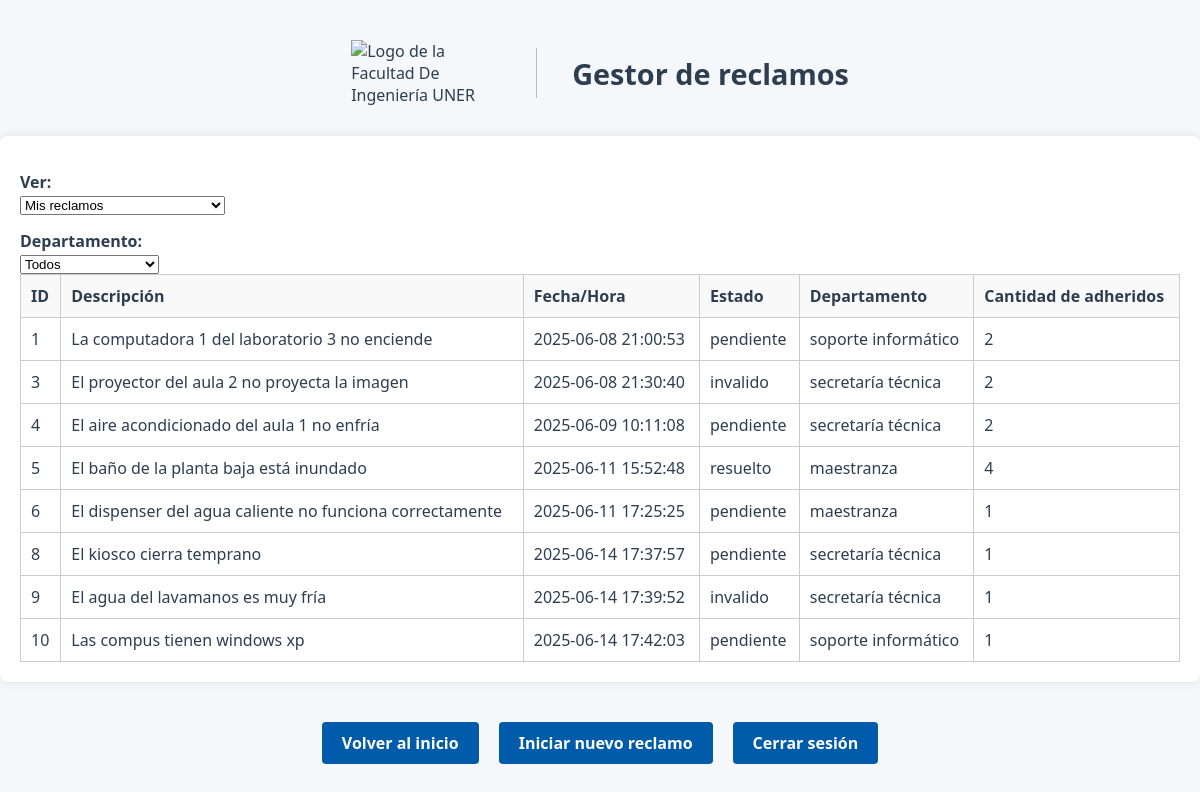
The page /listarReclamos (signed in) on the database its author committed.
### modules/modelosDTO.py (models this page shows, shortened)
class ModeloReclamo(Base):
    __tablename__ = 'Reclamos'
    id = Column(Integer(), primary_key=True, autoincrement=True)
    idUsuario = Column(Integer, ForeignKey('Usuarios.id'), nullable=False)
    fechaYHora = Column(String(50), nullable=False)  # Formato de fecha y hora
    estado = Column(String(20), nullable=False, default='pendiente')
    tiempoResolucion = Column(Integer, nullable=True, default=None)
    departamento = Column(String(20), nullable=False)
    numeroAdheridos = Column(Integer, nullable=False, default=0)
    descripcion = Column(Text, nullable=False)
    imagen = Column(String(255), nullable=True)
    usuariosAdheridos = relationship(
        "ModeloUsuario",
        secondary=asociacion_usuarios_adheridos,
        backref="reclamosAdheridos"
    ) #como definimos backref no hace falta poner la relacion inversa

### server.py (the view)
@app.route("/listarReclamos", methods=["GET", "POST"])
@login_required
def listarReclamos():
    username = current_user.nombre
    idUsuario = current_user.id
    filtroUsuario = request.form.get("filtroUsuario", "mios")
    filtroDepartamento = request.form.get("filtroDepartamento", "todos")
    if filtroUsuario == "todos":
        reclamosFiltrados = repoReclamo.obtenerRegistrosFiltro("estado", "pendiente")
    elif filtroUsuario == "mios":
        reclamosMios = repoReclamo.obtenerRegistrosFiltro("idUsuario", idUsuario)
        todosReclamos = repoReclamo.obtenerRegistrosTotales()
        reclamosAdheridos = [r for r in todosReclamos if idUsuario in r.usuariosAdheridos]
        reclamosFiltrados = list({r.id: r for r in reclamosMios + reclamosAdheridos}.values())
    if filtroDepartamento != "todos":
        reclamosFiltrados = [
            r for r in reclamosFiltrados if r.departamento == filtroDepartamento
        ]
    return render_template(
        "listarReclamos.html",
        reclamos=reclamosFiltrados,
        username=username,
        idUsuario=idUsuario,
        filtro_usuario=filtroUsuario
    )

### modules/gestorLogin.py (called while the page is built)
    def __cargarUsuarioActual(self, idUsuario):
        usuario = self.__gestorUsuarios.cargarUsuario(idUsuario)
        if usuario:
            return FlaskLoginUser(usuario)
        return None

### modules/gestorUsuarios.py (called while the page is built)
    def cargarUsuario(self, idUsuario):
        registro = self.__repo.obtenerRegistroFiltro("id", idUsuario) #devuelve un objeto Usuario o None
        return registro.to_dict() if registro else None

### modules/reclamo.py (called while the page is built)
    @property
    def id(self):
        return self.__id

    @property
    def fechaYHora(self):
        return self.__fechaYHora

    @property
    def estado(self):
        return self.__estado

    @property
    def departamento(self):
        return self.__departamento

    @property
    def numeroAdheridos(self):
        return self.__numeroAdheridos

    @property
    def descripcion(self):
        return self.__descripcion

    @property
    def usuariosAdheridos(self):
        return self.__usuariosAdheridos

### modules/repositorioConcretoBD.py (called while the page is built)
    def obtenerRegistroFiltro(self, filtro, valor):
        modeloUsuario = self.__session.query(ModeloUsuario).filter_by(**{filtro:valor}).first()
        return self.__map_modelo_a_usuario(modeloUsuario) if modeloUsuario else None

    def __map_modelo_a_usuario(self, modeloUsuario: ModeloUsuario):
        return Usuario(
            id=modeloUsuario.id,  # Asumiendo que el modelo tiene un campo id
            nombre=modeloUsuario.nombre,
            apellido=modeloUsuario.apellido,
            email=modeloUsuario.email,
            nombreUsuario=modeloUsuario.nombreUsuario,
            rol=modeloUsuario.rol,
            password=modeloUsuario.password
        )

    def obtenerRegistrosFiltro(self, filtro, valor):
        if isinstance(valor, list) and len(valor) > 0:
            valor = valor[0]
        modeloReclamo = self.__session.query(ModeloReclamo).filter_by(**{filtro: valor}).all()
        if modeloReclamo:
            return [self.__map_modelo_a_reclamo(reclamo) for reclamo in modeloReclamo]
        return []

    def obtenerRegistrosTotales(self):
        modeloReclamo = self.__session.query(ModeloReclamo).all()
        return [self.__map_modelo_a_reclamo(reclamo) for reclamo in modeloReclamo]

### modules/usuario.py (called while the page is built)
    @property
    def id(self):
        return self.__id

    @property
    def nombre(self):
        return self.__nombre

    @property
    def apellido(self):
        return self.__apellido

    @property
    def email(self):
        return self.__email

    @property
    def nombreUsuario(self):
        return self.__nombreUsuario

### templates/listarReclamos.html (shortened to what this page needs)
<!DOCTYPE html>
<html lang="es">
<head>
    <link rel="stylesheet" href="{{ url_for('static', filename='style.css') }}">
</head>
<body>
    <div class="header">
        <img src="{{ url_for('static', filename='logoFiuner.png') }}" alt="Logo de la Facultad De Ingeniería UNER" class="logo" width="150" height="50">
        <h1>Gestor de reclamos</h1>
    </div>
<div class="tabla-reclamos">
    <form method="post" action="{{ url_for('listarReclamos') }}">
        <div class="filtros-superiores">
            <label for="filtroUsuario">Ver:</label>
            <select name="filtroUsuario" onchange="this.form.submit()">
                <option value="mios" {% if request.form.get('filtroUsuario') == 'mios' %}selected{% endif %}>Mis reclamos</option>
            </select>
            <label for="filtroDepartamento">Departamento:</label>
            <select name="filtroDepartamento" onchange="this.form.submit()">
                <option value="todos" {% if request.form.get('filtroDepartamento') == 'todos' %}selected{% endif %}>Todos</option>
            </select>
        </div>
    </form>
    <table>
        <thead>
            <tr>
                <th>ID</th>
                <th>Descripción</th>
                <th>Fecha/Hora</th>
                <th>Estado</th>
                <th>Departamento</th>
                <th>Cantidad de adheridos</th>
            </tr>
        </thead>
        <tbody>
            {% if reclamos %}
                {% for reclamo in reclamos %}
                    <tr>
                        <td>{{ reclamo.id }}</td>
                        <td>{{ reclamo.descripcion }}</td>
                        <td>{{ reclamo.fechaYHora }}</td>
                        <td>{{ reclamo.estado }}</td>
                        <td>{{ reclamo.departamento }}</td>
                        <td>{{ reclamo.numeroAdheridos }}</td>
                    </tr>
                {% endfor %}
            {% else %}
                <tr>
                    <td colspan="7" style="text-align: center;">No hay reclamos para mostrar.</td>
                </tr>
            {% endif %}
        </tbody>
    </table>
</div>
    <div class="botones">
        <a href="{{ url_for('bienvenido') }}" class="btn-registro">Volver al inicio</a>
        <a href="{{ url_for('crearReclamos') }}" class="btn-registro">Iniciar nuevo reclamo</a>
        <a href="{{ url_for('logout') }}" class="btn-registro">Cerrar sesión</a>
    </div>
</body>
</html>

### static/style.css (style rules this page uses)
.header { display: flex; align-items: center; justify-content: center; gap: 20px; margin-top: 40px; padding: 0 20px; text-align: left; flex-wrap: wrap; }
body { font-family: 'Segoe UI', 'Roboto', 'Helvetica Neue', sans-serif; background-color: #f5f7fa; color: #2c3e50; margin: 0; padding: 0; min-height: 100vh; }
.logo { width: 150px; height: auto; }
h1 { font-size: 1.8em; color: #2c3e50; margin: 0; }
.btn-registro, .links { display: inline-block; padding: 10px 20px; background-color: #005baa; color: #fff !important; border: none; border-radius: 4px; text-decoration: none; font-weight: bold; margin-top: 10px; transition: background 0.2s; cursor: pointer; }
form { background-color: transparent; padding: 0; margin-top: 0; border-radius: 0; box-shadow: none; width: 100%; max-width: none; }
label { display: block; margin-top: 15px; font-weight: 600; }
.botones { display: flex; gap: 20px; flex-wrap: wrap; justify-content: center; margin-top: 20px; }
.tabla-reclamos { background-color: white; width: 100%; padding: 20px; box-sizing: border-box; border-radius: 8px; box-shadow: 0 0 10px rgba(0,0,0,0.1); margin-top: 30px; }
.tabla-reclamos table { width: 100%; border-collapse: collapse; }
.tabla-reclamos th, .tabla-reclamos td { padding: 10px; border: 1px solid #ccc; text-align: left; }
.tabla-reclamos thead { background-color: #f9f9f9; }
.botones { margin-top: 30px; text-align: center; }
.header { display: flex; align-items: center; gap: 15px; margin-bottom: 20px; }

### rows shown on the page
ModeloReclamo: id "1", descripcion "La computadora 1 del laboratorio 3 no enciende", fechaYHora "2025-06-08 21:00:53", estado "pendiente", departamento "soporte informático", numeroAdheridos "2"
ModeloReclamo: id "3", descripcion "El proyector del aula 2 no proyecta la imagen", fechaYHora "2025-06-08 21:30:40", estado "invalido", departamento "secretaría técnica", numeroAdheridos "2"
ModeloReclamo: id "4", descripcion "El aire acondicionado del aula 1 no enfría", fechaYHora "2025-06-09 10:11:08", estado "pendiente", departamento "secretaría técnica", numeroAdheridos "2"
ModeloReclamo: id "5", descripcion "El baño de la planta baja está inundado", fechaYHora "2025-06-11 15:52:48", estado "resuelto", departamento "maestranza", numeroAdheridos "4"
ModeloReclamo: id "6", descripcion "El dispenser del agua caliente no funciona correctamente", fechaYHora "2025-06-11 17:25:25", estado "pendiente", departamento "maestranza", numeroAdheridos "1"
ModeloReclamo: id "8", descripcion "El kiosco cierra temprano", fechaYHora "2025-06-14 17:37:57", estado "pendiente", departamento "secretaría técnica", numeroAdheridos "1"
ModeloReclamo: id "9", descripcion "El agua del lavamanos es muy fría", fechaYHora "2025-06-14 17:39:52", estado "invalido", departamento "secretaría técnica", numeroAdheridos "1"
ModeloReclamo: id "10", descripcion "Las compus tienen windows xp", fechaYHora "2025-06-14 17:42:03", estado "pendiente", departamento "soporte informático", numeroAdheridos "1"
